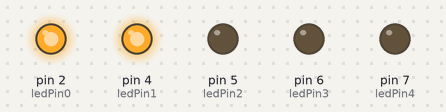
Bench run of a sketch on a simulated Arduino Uno, built with avr-gcc and run on an emulated ATmega328P. On the bench: output pins drawn as LEDs (lit = HIGH).

Above: at 0.4 s.
At 1.2 s:
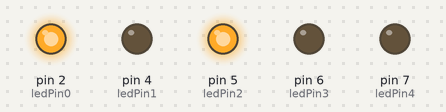
At 2.0 s:
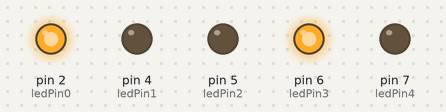
At 2.8 s:
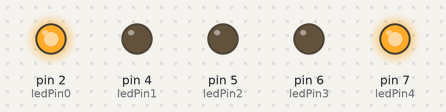
Timing chart, 0 to 3.7 s (numbered marks = the images above):
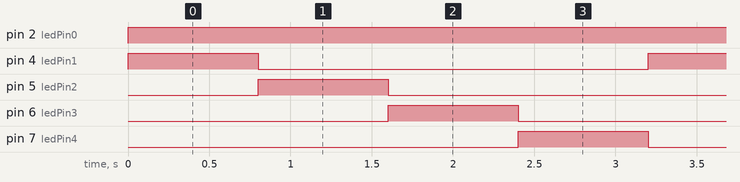

Measured:
- by itself, pin 2 (ledPin0): LOW → HIGH at 0.00 s
- by itself, pin 4 (ledPin1), pin 5 (ledPin2), pin 6 (ledPin3), pin 7 (ledPin4): alternates HIGH for 0.80 s and LOW for 2.4 s
- by itself, everything shown: repeats every 3.2 s, in 5 steps

The sketch:

Logons_protonPack.ino
```cpp
// Blinks LED on and off at one second intervals

int ledPin0 = 2;    // LED connected to digital pin 2 - always on

int ledPin1 = 4;    // rotating LEDS
int ledPin2 = 5;
int ledPin3 = 6;
int ledPin4 = 7;

// The setup() method runs once, when the sketch starts

void setup()   {
  pinMode(ledPin0, OUTPUT);

  pinMode(ledPin1, OUTPUT);
  pinMode(ledPin2, OUTPUT);
  pinMode(ledPin3, OUTPUT);
  pinMode(ledPin4, OUTPUT);
}

void loop()
{
  digitalWrite(ledPin0, HIGH);

  digitalWrite(ledPin1, HIGH);
  delay(800);
  digitalWrite(ledPin1, LOW);

  digitalWrite(ledPin2, HIGH);
  delay(800);
  digitalWrite(ledPin2, LOW);

  digitalWrite(ledPin3, HIGH);
  delay(800);
  digitalWrite(ledPin3, LOW);

  digitalWrite(ledPin4, HIGH);
  delay(800);
  digitalWrite(ledPin4, LOW);

}
```
